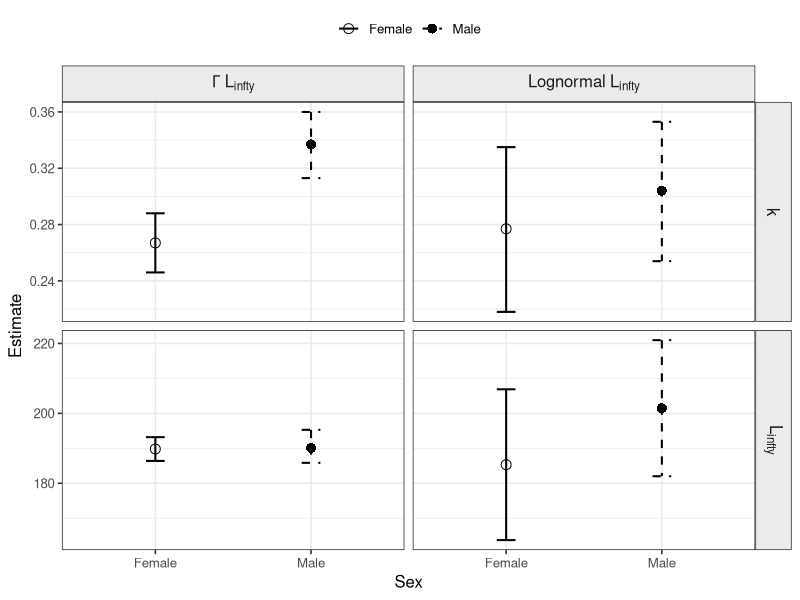
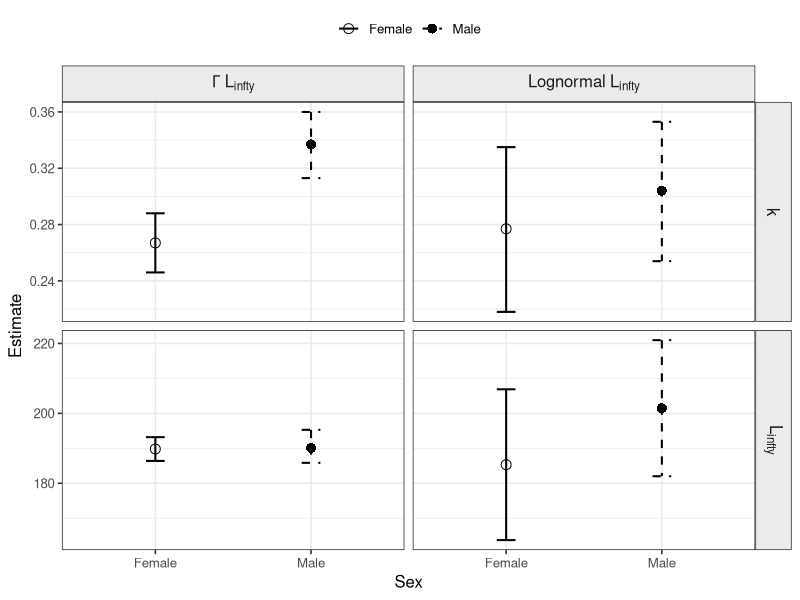

Write R code to recreate these figures, in order.
library(ggplot2)
library(dplyr)


ci_both <- bind_rows(

  # -------------------- LOGNORMAL MODEL --------------------
  data.frame(
    Model = "Lognormal~L[infty]",
    parameter_label = "k",
    sex       = c("Female", "Male"),
    estimate  = c(0.277, 0.304),
    lower     = c(0.218, 0.254),
    upper     = c(0.335, 0.353)
  ),

  data.frame(
    Model = "Lognormal~L[infty]",
    parameter_label = "L[infty]",
    sex       = c("Female", "Male"),
    estimate  = c(185.32, 201.48),
    lower     = c(163.75, 182.02),
    upper     = c(206.88, 220.94)
  ),

  # -------------------- GAMMA MODEL ------------------------
  data.frame(
    Model = "Gamma~L[infty]",
    parameter_label = "k",
    sex       = c("Female", "Male"),
    estimate  = c(0.267, 0.337),
    lower     = c(0.246, 0.313),
    upper     = c(0.288, 0.360)
  ),

  data.frame(
    Model = "Gamma~L[infty]",
    parameter_label = "L[infty]",
    sex       = c("Female", "Male"),
    estimate  = c(189.80, 190.11),
    lower     = c(186.39, 185.84),
    upper     = c(193.19, 195.28)
  )
)

# Ordering of factors
ci_both$sex <- factor(ci_both$sex, levels = c("Female", "Male"))
ci_both$parameter_label <- factor(ci_both$parameter_label, levels = c("k", "L[infty]"))


test_fig5 <- function(save_csv = TRUE) {

  # Build plot
  p_aoas <- ggplot(ci_both,
                   aes(x = sex, y = estimate,
                       shape = sex, linetype = sex)) +

    geom_errorbar(aes(ymin = lower, ymax = upper),
                  width = 0.12, linewidth = 0.7, colour = "black") +

    geom_point(size = 3, colour = "black") +

    facet_grid(parameter_label ~ Model,
               scales   = "free_y",
               labeller = labeller(
                 parameter_label = label_parsed,
                 Model           = label_parsed
               )) +

    scale_shape_manual(values = c("Female" = 1, "Male" = 16)) +
    scale_linetype_manual(values = c("Female" = "solid", "Male" = "dashed")) +

    labs(
      x = "Sex",
      y = "Estimate",
      title = NULL
    ) +

    theme_bw(base_size = 12) +
    theme(
      strip.text = element_text(face = "bold", size = 12),
      strip.background = element_rect(fill = "grey92"),
      legend.position = "top",
      legend.title = element_blank()
    )

  # Save figure
  dir.create("results/figures", recursive = TRUE, showWarnings = FALSE)
  ggsave("results/figures/fig5.png", plot = p_aoas,
         width = 7, height = 5, dpi = 300)

  # Save CI dataset
  if (save_csv) {
    dir.create("results/tables", recursive = TRUE, showWarnings = FALSE)
    write.csv(ci_both, "results/tables/fig6.csv", row.names = FALSE)
  }

  p_aoas
}


test_fig5()
